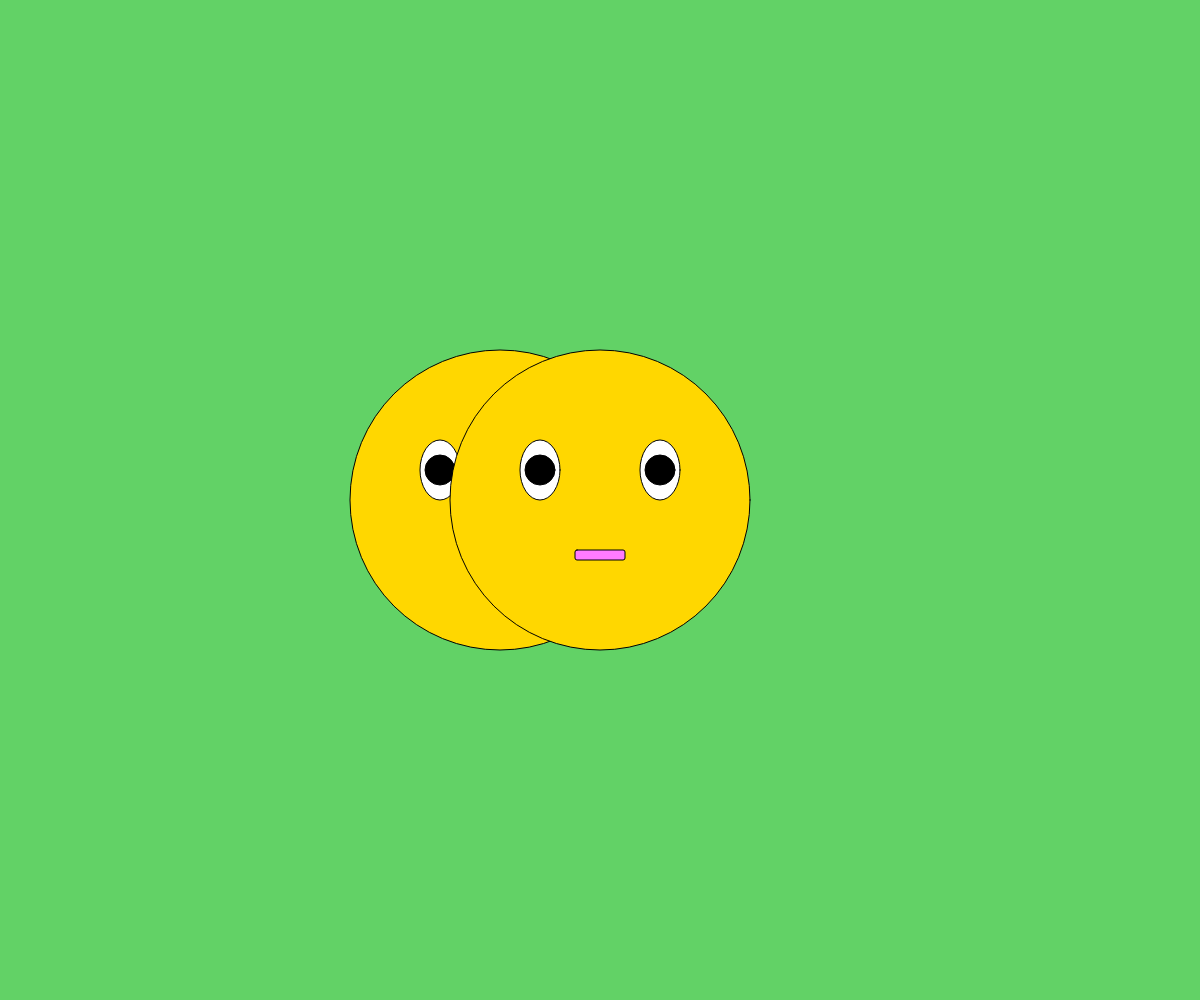
Frame 1 (no input)
Frame 60 (no input): identical to frame 1, image omitted
Frame 120 (the mouse pressed at the canvas centre since frame 60): identical to frame 1, image omitted

The p5.js sketch that drew this single still picture (run headless with seeded random() and noise() and a simulated clock; from frame 60 on, the mouse is pressed at the canvas centre):

// p5.js sketch
// ── sketch.js
let faceWeight = 300;
let eyeWeight = 40;
let eyeHeight = 60;
let eyeballWeight = 30;

function setup() {
    createCanvas(windowWidth,windowHeight);
    background(98,210,102);
}

function draw() {
    background(98,210,102);
    stroke(0);
    strokeWeight(1);
    fill(255,215,0);
    ellipse(500,500,faceWeight,faceWeight);
    fill(255);
    ellipse(440,470,eyeWeight,eyeHeight);
    ellipse(560,470,eyeWeight,eyeHeight);
    fill(0);
    ellipse(440,470,eyeballWeight,eyeballWeight);
    ellipse(560,470,eyeballWeight,eyeballWeight);
    fill(255,123,255);
    rect(475,550,50,10,2,2,2,2);
    // curve(440,550,500,580,540,580,560,550);
    // fill(255);
    // ellipse(mouseX,mouseY,50,50);
    

    translate(100,0)
    stroke(0);
    strokeWeight(1);
    fill(255,215,0);
    ellipse(500,500,faceWeight,faceWeight);
    fill(255);
    ellipse(440,470,eyeWeight,eyeHeight);
    ellipse(560,470,eyeWeight,eyeHeight);
    fill(0);
    ellipse(440,470,eyeballWeight,eyeballWeight);
    ellipse(560,470,eyeballWeight,eyeballWeight);
    fill(255,123,255);
    rect(475,550,50,10,2,2,2,2);
}
